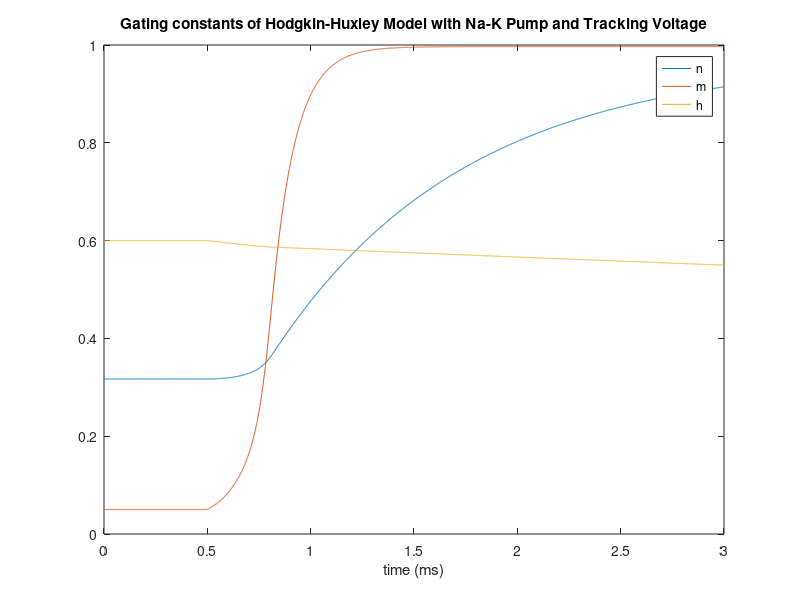
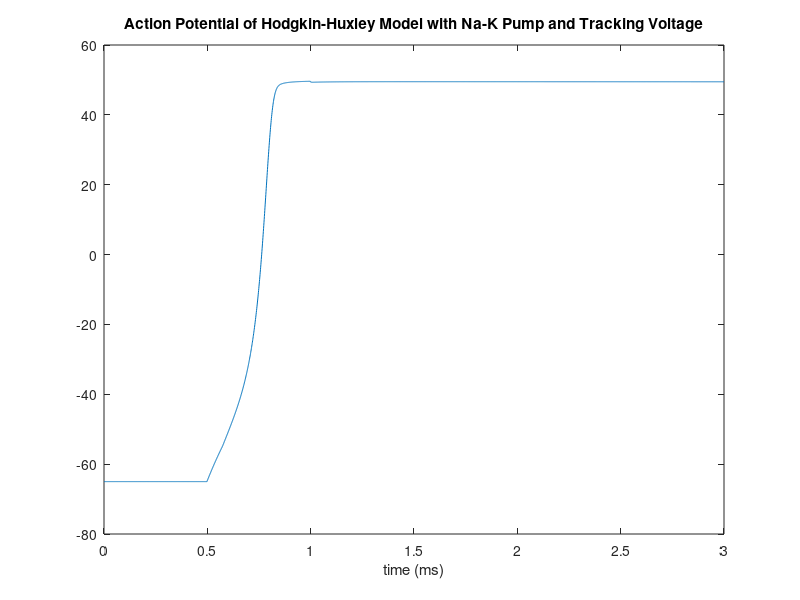

The MATLAB source for these figures, in order:
% HW 3 Exercise 4
% Sophia Szady and MJ Pennington
% 11/12/23

% Declaring variables for the simulation of the model
capacitance = 0.1; % ability to hold charge
I_ext = 15; % external current
init_n = 0.317; % potassium activation gating variable
init_m = 0.05; % sodium activation gating variable
init_h = 0.6; % sodium inactivation gating variable
gk = 36; % maximum potassium (K) conductance
gna = 120; % maximum sodium (Na) conductance
gl = 0.3; % maximum leakage conductance

init_V = -65; % voltage in mV
Vl = -54.4; % displacement from the equilibrium potential for leakage
Vk = -77; % displacement from the equilibrium potential for potassium
Vna = 50; % displacement from the equilibrium potential for sodium

% gate thresholds in mV
na_open = -55; % the sodium gate opens at this value
na_close = 50; % the sodium gate closes at this value
k_open = 50; % the potassium gate opens at this value
k_close = -75; % the potassium gate closes at this value

% initial concentrations in mM/L
Ki = 150; % initial potassium concentration inside the cell
Ko = 5.5; % initial potassium concentration outside the cell
Nai = 15; % initial sodium concentration inside the cell
Nao = 150; % initial sodiium concentration outside the cell

% opening rate constant for potassium activation
alpha_n = @(V,n,m,h) (0.01*(V+55))/(1-(exp(-(V+55)/10)));
% opening rate constant for sodium activation
alpha_m = @(V,n,m,h) (0.1*(V+40))/(1-(exp(-(V+40)/10)));
% opening rate constant for sodium inactivation
alpha_h = @(V,n,m,h) 0.07*exp(-((V+65)/20));
% closing rate constant for potassium activation
beta_n = @(V,n,m,h) 0.125*exp(-((V+65)/80));
% closing rate constant for sodium activation
beta_m = @(V,n,m,h) 4*exp(-((V+65)/18));
% closing rate constant for sodium inactivation
beta_h = @(V,n,m,h) 1/((exp(-(V+35)/10)+1));

time_step = 0.001; % in ms
simulation_length = 3; % length of the simulation in ms
ext_time = 0.5; % time when external current is applied
ext_length = 0.5; % time of external current being applied
total_steps = simulation_length/time_step; % 
null_steps = ext_time/time_step; % time step when external current is applied
step_off = (null_steps) + (ext_length/time_step); % the step number when the 
% applied current stops

% binary constants for potassium (k) and sodium (na) that coincide with the
% voltage gating, starting vals are 0 because the gates are closed at the
% beginning of the simulation
open_val_k = 0;
open_val_na = 0;

% anonymous functions that represent the potassium (Ik), sodium (Ina), and
% leakage (Il) currents 
% open_k and open_na are used to indicate when the gate is open, as the 
% whole term will be multiplied by 0 when the gate is closed and 1 when the
% gate is open
Ik = @(V,n,m,h,open_k) open_k*gk*(n^4)*(V-Vk); 
Ina = @(V,n,m,h,open_na) open_na*gna*(m^3)*h*(V-Vna);
Il = @(V,n,m,h) gl*(V-Vl);
Ip = Il(init_V,init_n,init_m,init_h);

% the Na-K pump moves 3 sodium ions out of the cell for every 2 potassium 
% ions that go into the cell
Na_flow = Ip * 3;
K_flow = Ip * 2;

% arrays for the action potential (V), potassium activation gating variable
% (n), sodium activation gating variable (m), and the sodium inactivation
% gating variable (h), for each time step in the simulation
V_vals = zeros(total_steps,1);
n_vals = zeros(total_steps,1);
m_vals = zeros(total_steps,1);
h_vals = zeros(total_steps,1);

% a loop setting all the values before the external current is applied to
% be the initial values
for i = 1:null_steps
    V_vals(i) = init_V;
    n_vals(i) = init_n;
    m_vals(i) = init_m;
    h_vals(i) = init_h;
end

% anonymous functions for the rates of change of the action potential (V),
% potassium activation gating variable (n), sodium activation gating 
% variable (m), and the sodium inactivation gating variable (h) 

% These functions use other anonymous functions, including the ones for 
% current, opening rate constant, and closing rate constant
% current = (I_ext-Ik(V,n,m,h,open_k)-Ina(V,n,m,h,open_na)-(Il(V,n,m,h)-Ip));
dvdt = @(I_ext,V,n,m,h,open_k,open_na) (I_ext-Ik(V,n,m,h,open_k)...
    -Ina(V,n,m,h,open_na)-(Il(V,n,m,h)-Ip))/capacitance;
dndt = @(V,n,m,h) (alpha_n(V,n,m,h) * (1-n)) - (beta_n(V,n,m,h)*n);
dmdt = @(V,n,m,h) (alpha_m(V,n,m,h) * (1-m)) - (beta_n(V,n,m,h)*m);
dhdt = @(V,n,m,h) (alpha_h(V,n,m,h) * (1-h)) - (beta_n(V,n,m,h)*h);

% running the simulation from when the external current is applied to the
% end of the simulation 
for i = null_steps:total_steps+1
    % calculating the concentrations inside and outside of the cell for 
    % sodium (Na) and potassium (K)
    Nai = Nai + Ina(V_vals(i-1),n_vals(i-1),m_vals(i-1),h_vals(i-1), ...
        open_val_na) + Il(V_vals(i-1),n_vals(i-1),m_vals(i-1),h_vals(i-1));
    Nao = Nao - Ina(V_vals(i-1),n_vals(i-1),m_vals(i-1),h_vals(i-1),...
        open_val_na) - Il(V_vals(i-1),n_vals(i-1),m_vals(i-1),h_vals(i-1));
    Ki = Ki + Ik(V_vals(i-1),n_vals(i-1),m_vals(i-1),h_vals(i-1), ...
        open_val_k) + Il(V_vals(i-1),n_vals(i-1),m_vals(i-1),h_vals(i-1));
    Ko = Ko - Ik(V_vals(i-1),n_vals(i-1),m_vals(i-1),h_vals(i-1), ...
        open_val_k) - Il(V_vals(i-1),n_vals(i-1),m_vals(i-1),h_vals(i-1));
    % when the external current is stopped the value of the external 
    % current is 0
    if i >= step_off 
        I_ext = 0;
    end
    % when the voltage reaches -55 mV, the sodium gate opens, symbolized by
    % the open_val_na switching from 0 to 1
    if V_vals(i-1) >= na_open && open_val_k == 0
        open_val_na = 1;
    end
    % when the voltage reaches 49.3 mV, the sodium gate closes and 
    % the potassium gate opens, symbolized by the open_val_na switching 
    % from 1 to 0 and the open_val_k switching from 0 to 1
    if V_vals(i-1) >= na_close
        open_val_na = 0;
        open_val_k = 1;
    end
    % when the voltage reaches -77 mV, the potassium gate closes, 
    % symbolized by the open_val_na switching from 1 to 0
    if V_vals(i-1) <= k_close
        open_val_k = 0;
        disp(V_vals(i-1))
    end
    
    % if the sodium concentration inside the cell and potassium
    % concentration outside the cell are positive then the pump is
    % activated, if not the pump is off 
    if Nai > 0 && Ko > 0
        Nai = Nai - Na_flow; % concentration at the previous time step 
        % minus the 3 sodium ions that move out of the cell
        Nao = Nao + Na_flow;  % concentration at the previous time step 
        % plus the 3 sodium ions that move out of the cell
        Ki = Ki - K_flow; % concentration at the previous time step 
        % minus the 2 potassium ions that move into the cell
        Ko = Ko + K_flow; % concentration at the previous time step 
        % plus the 2 potassium ions that into of the cell
        Ip = Il(init_V,init_n,init_m,init_h); % setting the pump constant
    else
        Ip = 0; % if the sodium concentration inside the cell and the 
        % potassium concentration outside the cell are negative then the
        % pump is turned off and the pump constant is set to 0
    end
    
    % Delta 1 uses euler's method to calculate the change in action 
    % potential and gating variables at the given time step
    deltaV_1 = dvdt(I_ext,V_vals(i-1),n_vals(i-1),m_vals(i-1),h_vals(i-1), open_val_k, open_val_na)* ...
        time_step; 
    deltan_1 = dndt(V_vals(i-1),n_vals(i-1),m_vals(i-1),h_vals(i-1))* ...
    time_step; 
    deltam_1 = dmdt(V_vals(i-1),n_vals(i-1),m_vals(i-1),h_vals(i-1))* ...
        time_step;
    deltah_1 = dhdt(V_vals(i-1),n_vals(i-1),m_vals(i-1),h_vals(i-1))* ...
        time_step;
    % Delta 2 estimates halfway between the previous time step and the
    % current time step using delta 1
    deltaV_2 = dvdt(I_ext,V_vals(i-1)+(deltaV_1*0.5),n_vals(i-1)+(deltan_1*0.5), ...
        m_vals(i-1)+(deltam_1*0.5),h_vals(i-1)+(deltah_1*0.5), open_val_k, ...
        open_val_na)* time_step; 
    deltan_2 = dndt(V_vals(i-1)+(deltaV_1*0.5),n_vals(i-1)+(deltan_1*0.5), ...
        m_vals(i-1)+(deltam_1*0.5),h_vals(i-1)+(deltah_1*0.5))* time_step; 
    deltam_2 = dmdt(V_vals(i-1)+(deltaV_1*0.5),n_vals(i-1)+(deltan_1*0.5), ...
        m_vals(i-1)+(deltam_1*0.5),h_vals(i-1)+(deltah_1*0.5))* time_step;
    deltah_2 = dhdt(V_vals(i-1)+(deltaV_1*0.5),n_vals(i-1)+(deltan_1*0.5),...
        m_vals(i-1)+(deltam_1*0.5),h_vals(i-1)+(deltah_1*0.5))* time_step;
    % Delta 3 estimates halfway between the previous time step and the
    % current time step using delta 2
    deltaV_3 = dvdt(I_ext,V_vals(i-1)+(deltaV_2*0.5),n_vals(i-1)+(deltan_2*0.5), ...
        m_vals(i-1)+(deltam_2*0.5),h_vals(i-1)+(deltah_2*0.5),open_val_k, ...
        open_val_na)* time_step; 
    deltan_3 = dndt(V_vals(i-1)+(deltaV_2*0.5),n_vals(i-1)+(deltan_2*0.5), ...
        m_vals(i-1)+(deltam_2*0.5),h_vals(i-1)+(deltah_2*0.5))* time_step; 
    deltam_3 = dmdt(V_vals(i-1)+(deltaV_2*0.5),n_vals(i-1)+(deltan_2*0.5), ...
        m_vals(i-1)+(deltam_2*0.5),h_vals(i-1)+(deltah_2*0.5))* time_step;
    deltah_3 = dhdt(V_vals(i-1)+(deltaV_2*0.5),n_vals(i-1)+(deltan_2*0.5),...
        m_vals(i-1)+(deltam_2*0.5),h_vals(i-1)+(deltah_2*0.5))* time_step;
    % Delta 4 estimates the change in action potential and gating variables 
    % using delta 3 
    deltaV_4 = dvdt(I_ext,V_vals(i-1)+deltaV_3,n_vals(i-1)+deltan_3, ...
        m_vals(i-1)+deltam_3,h_vals(i-1)+deltah_3,open_val_k, open_val_na)* ...
        time_step; 
    deltan_4 = dndt(V_vals(i-1)+deltaV_3,n_vals(i-1)+deltan_3, ...
        m_vals(i-1)+deltam_3,h_vals(i-1)+deltah_3)* time_step; 
    deltam_4 = dmdt(V_vals(i-1)+deltaV_3,n_vals(i-1)+deltan_3, ...
        m_vals(i-1)+deltam_3,h_vals(i-1)+deltah_3)* time_step;
    deltah_4 = dhdt(V_vals(i-1)+deltaV_3,n_vals(i-1)+deltan_3,...
        m_vals(i-1)+deltam_3,h_vals(i-1)+deltah_3)* time_step;
    % a weighted average is calculated that places more weight on delta 2
    % and delta 3 to calculate the estimated change in action potential and
    % gating variables
    delta_V = (deltaV_1 + (2*deltaV_2) + (2*deltaV_3) + deltaV_4)/6; 
    delta_n = (deltan_1 + (2*deltan_2) + (2*deltan_3) + deltan_4)/6;
    delta_m = (deltam_1 + (2*deltam_2) + (2*deltam_3) + deltam_4)/6;
    delta_h = (deltah_1 + (2*deltah_2) + (2*deltah_3) + deltah_4)/6;
    % the estimated change is added to the previous value of action 
    % potential and gating variables 
    V_vals(i) = V_vals(i-1) + delta_V;
    n_vals(i) = n_vals(i-1) + delta_n;
    m_vals(i) = m_vals(i-1) + delta_m;
    h_vals(i) = h_vals(i-1) + delta_h;
end

% graphing the gating variables with respect to time
figure
plot(0:time_step:simulation_length,n_vals, 0:time_step:simulation_length,...
    m_vals,0:time_step:simulation_length,h_vals)
xlabel("time (ms)")
legend("n","m","h")
title("Gating constants of Hodgkin-Huxley Model with Na-K Pump and Tracking Voltage")

% graphing the action potential with respect to time
figure
plot(0:time_step:simulation_length, V_vals)
xlabel("time (ms)")
title("Action Potential of Hodgkin-Huxley Model with Na-K Pump and Tracking Voltage")
